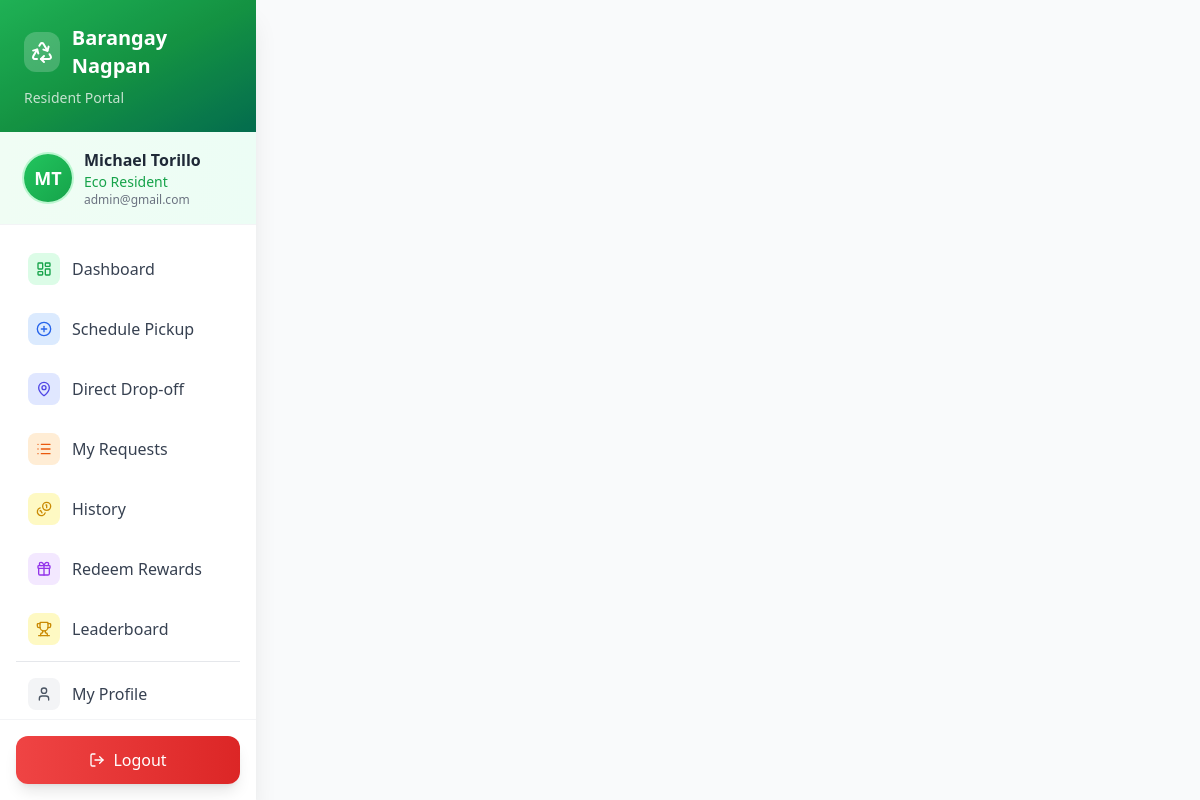
Screenshot of /resident/resident_sidebar.php (signed in) with the database file from the repository.
### tables this page shows
CREATE TABLE `system_settings` (
  `setting_id` int(11) NOT NULL,
  `setting_key` varchar(100) NOT NULL,
  `setting_value` text DEFAULT NULL,
  `created_at` timestamp NOT NULL DEFAULT current_timestamp(),
  `updated_at` timestamp NOT NULL DEFAULT current_timestamp() ON UPDATE current_timestamp()
);

CREATE TABLE `users` (
  `user_id` int(11) NOT NULL,
  `first_name` varchar(15) NOT NULL,
  `last_name` varchar(15) NOT NULL,
  `email` varchar(30) NOT NULL,
  `phone` varchar(13) NOT NULL,
  `address` text NOT NULL,
  `password` varchar(255) NOT NULL,
  `profile_photo` varchar(255) DEFAULT NULL,
  `role` enum('admin','worker','resident') NOT NULL DEFAULT 'resident',
  `purok_id` int(11) DEFAULT NULL,
  `created_at` timestamp NOT NULL DEFAULT current_timestamp(),
  `latitude` decimal(10,7) DEFAULT NULL,
  `longitude` decimal(10,7) DEFAULT NULL
);

### config/database.php (called while the page is built, shortened)
<?php
function prepare_statement($conn, $sql, $log_context = []) {
    try {
        $stmt = $conn->prepare($sql);
        return $stmt;
    } catch (Exception $e) {
        $error_message = $e->getMessage();
        if (!empty($log_context)) {
            $error_message .= " | Context: " . json_encode($log_context);
        }
        error_log("Database prepare statement error: " . $error_message);
        return false;
    }
}
?>

### includes/system_functions.php (called while the page is built, shortened)
<?php
function getSystemSetting($conn, $key, $default = '') {
    $stmt = prepare_statement($conn, "SELECT setting_value FROM system_settings WHERE setting_key = ?");
    if ($stmt) {
        $stmt->bind_param("s", $key);
        $stmt->execute();
        $result = $stmt->get_result();
        if ($row = $result->fetch_assoc()) {
            return $row['setting_value'];
        }
    }
    return $default;
}
function getUserProfileDisplay($user_data) {
    if (!empty($user_data['profile_photo']) && file_exists("../uploads/profiles/thumbs/" . $user_data['profile_photo'])) {
        return [
            'type' => 'photo',
            'value' => $user_data['profile_photo']
        ];
    } else {
        $initials = strtoupper(substr($user_data['first_name'], 0, 1) . substr($user_data['last_name'], 0, 1));
        return [
            'type' => 'initials',
            'value' => $initials
        ];
    }
}
?>

### resident/resident_sidebar.php (the view, shortened to what this page needs)
<?php
require_once '../config/database.php';
require_once '../includes/system_functions.php';
$user_id = $_SESSION['user_id'];
$stmt = prepare_statement($conn, "SELECT first_name, last_name, email, phone, address, profile_photo FROM users WHERE user_id = ?");
$stmt->bind_param("i", $user_id);
$stmt->execute();
$user_data = $stmt->get_result()->fetch_assoc();
$system_name = getSystemSetting($conn, 'barangay_name', 'BoteBank');
$system_logo = getSystemSetting($conn, 'barangay_logo', '');
$profile_display = getUserProfileDisplay($user_data);
$stmt = prepare_statement($conn, "
    SELECT
        COUNT(*) as total_requests,
        SUM(CASE WHEN status = 'Pending' THEN 1 ELSE 0 END) as pending_requests,
        SUM(CASE WHEN status = 'Scheduled' THEN 1 ELSE 0 END) as scheduled_requests,
        SUM(CASE WHEN status = 'In Progress' THEN 1 ELSE 0 END) as in_progress_requests,
        SUM(CASE WHEN status = 'Completed' THEN 1 ELSE 0 END) as completed_requests,
        SUM(CASE WHEN status = 'Cancelled' THEN 1 ELSE 0 END) as cancelled_requests
    FROM pickuprequests WHERE resident_id = ?
");
$stmt->bind_param("i", $user_id);
$stmt->execute();
$stats = $stmt->get_result()->fetch_assoc();
?>
<!DOCTYPE html>
<html lang="en">
<head>
<script src="https://cdn.tailwindcss.com"></script>
</head>
<body class="bg-gray-50 font-sans">
<div class="fixed left-0 top-0 h-full w-64 bg-white shadow-xl flex flex-col z-50">
    <div class="bg-gradient-to-br from-green-500 via-green-600 to-emerald-700 p-6 relative overflow-hidden">
        <div class="absolute inset-0 bg-black bg-opacity-10"></div>
        <div class="relative z-10 flex items-center space-x-3 mb-2">
            <?php if (file_exists("../uploads/$system_logo")): ?>
                <img src="../uploads/<?php echo htmlspecialchars($system_logo); ?>" class="w-10 h-10 rounded-xl object-cover bg-white bg-opacity-20 p-1" alt="System Logo">
            <?php else: ?>
                <div class="w-10 h-10 bg-white bg-opacity-20 rounded-xl flex items-center justify-center">
                    <i data-lucide="recycle" class="w-6 h-6 text-white"></i>
                </div>
            <?php endif; ?>
            <h1 class="text-xl font-bold text-white"><?php echo htmlspecialchars($system_name); ?></h1>
        </div>
        <p class="text-green-100 text-sm font-medium">Resident Portal</p>
    </div>
    <div class="px-6 py-4 border-b border-gray-100 bg-gradient-to-r from-green-50 to-emerald-50 flex items-center space-x-3">
        <?php if ($profile_display['type'] === 'photo'): ?>
            <img src="../uploads/profiles/thumbs/<?php echo htmlspecialchars($profile_display['value']); ?>" class="w-12 h-12 rounded-full object-cover ring-2 ring-green-200">
        <?php else: ?>
            <div class="w-12 h-12 bg-gradient-to-br from-green-500 to-green-600 rounded-full flex items-center justify-center ring-2 ring-green-200">
                <span class="text-white font-bold text-lg"><?php echo htmlspecialchars($profile_display['value']); ?></span>
            </div>
        <?php endif; ?>
        <div class="flex-1 min-w-0">
            <p class="font-semibold text-gray-800 truncate"><?php echo htmlspecialchars($user_data['first_name'].' '.$user_data['last_name']); ?></p>
            <p class="text-sm text-green-600 font-medium">Eco Resident</p>
            <p class="text-xs text-gray-500 truncate"><?php echo htmlspecialchars($user_data['email']); ?></p>
        </div>
    </div>
    <nav class="flex-1 px-4 py-4 space-y-1 overflow-y-auto">
        <?php
        $links = [
            ['href'=>'resident_dashboard.php','icon'=>'layout-dashboard','label'=>'Dashboard','color'=>'green','badge'=>0],
            ['href'=>'resident_new_request.php','icon'=>'plus-circle','label'=>'Schedule Pickup','color'=>'blue','badge'=>0],
            ['href'=>'resident_direct_dropoff.php','icon'=>'map-pin','label'=>'Direct Drop-off','color'=>'indigo','badge'=>0],
            ['href'=>'resident_my_requests.php','icon'=>'list','label'=>'My Requests','color'=>'orange','badge'=>$stats['pending_requests']],
            ['href'=>'resident_history.php','icon'=>'coins','label'=>'History','color'=>'yellow','badge'=>0],
            ['href'=>'resident_rewards.php','icon'=>'gift','label'=>'Redeem Rewards','color'=>'purple','badge'=>0],
            ['href'=>'resident_leaderboard.php','icon'=>'trophy','label'=>'Leaderboard','color'=>'yellow','badge'=>0],
            ['divider'=>true],
            ['href'=>'resident_profile.php','icon'=>'user','label'=>'My Profile','color'=>'gray','badge'=>0],
            ['href'=>'resident_help.php','icon'=>'help-circle','label'=>'Help & Support','color'=>'indigo','badge'=>0]
        ];
        $currentPage = basename($_SERVER['PHP_SELF']);
        foreach($links as $link):
            if(isset($link['divider'])): ?>
                <div class="border-t border-gray-200 my-4"></div>
            <?php else:
                $active = $link['href'] === $currentPage ? 'sidebar-active' : '';
        ?>
        <a href="<?php echo $link['href']; ?>" class="group flex items-center space-x-3 p-3 rounded-xl hover:bg-green-50 transition-all duration-200 text-gray-700 hover:text-green-700 <?php echo $active; ?>">
            <div class="w-8 h-8 rounded-lg bg-<?php echo $link['color']; ?>-100 group-hover:bg-<?php echo $link['color']; ?>-200 flex items-center justify-center transition-colors">
                <i data-lucide="<?php echo $link['icon']; ?>" class="w-4 h-4 text-<?php echo $link['color']; ?>-600"></i>
            </div>
            <span class="font-medium"><?php echo $link['label']; ?></span>
        </a>
        <?php endif; endforeach; ?>
    </nav>
    <div class="p-4 border-t border-gray-100">
        <button onclick="ResidentSidebar.showLogoutModal()" class="w-full flex items-center justify-center space-x-2 p-3 bg-gradient-to-r from-red-500 to-red-600 hover:from-red-600 hover:to-red-700 rounded-xl text-white transition-all duration-200 shadow-lg hover:shadow-xl transform hover:scale-105">
            <i data-lucide="log-out" class="w-4 h-4"></i>
            <span class="font-medium">Logout</span>
        </button>
    </div>
</div>
</body>
</html>

### rows the page displays
system_settings: setting_value "Barangay Nagpan"
users: first_name+last_name "MT", first_name+last_name "Michael Torillo", email "admin@gmail.com"

### other values shown
$link['label'] "Dashboard"
$link['label'] "Schedule Pickup"
$link['label'] "Direct Drop-off"
$link['label'] "My Requests"
$link['label'] "History"
$link['label'] "Redeem Rewards"
$link['label'] "Leaderboard"
$link['label'] "My Profile"
